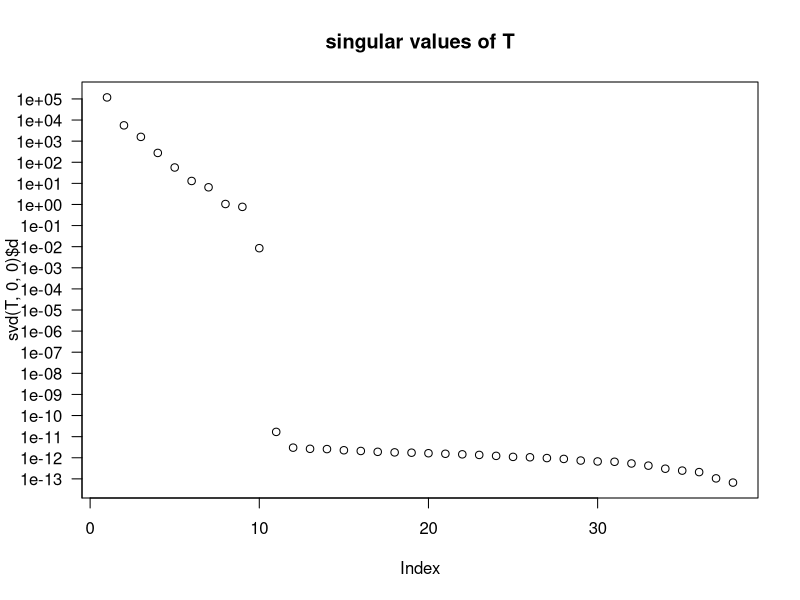

Generate this figure with R:
library(robustbase)


### Name: fullRank
### Title: Remove Columns (or Rows) From a Matrix to Make It Full Rank
### Aliases: fullRank
### Keywords: algebra array

### ** Examples

stopifnot(identical(fullRank(wood), wood))

## More sophisticated and delicate
dim(T <- tcrossprod(data.matrix(toxicity))) # 38 x 38
dim(T. <- fullRank(T)) # 38 x 10
if(requireNamespace("Matrix")) {
  rMmeths <- eval(formals(Matrix::rankMatrix)$method)
  rT. <- sapply(rMmeths, function(.m.) Matrix::rankMatrix(T., method = .m.))
  print(rT.) # "qr" (= "qrLinpack"): 13,  others rather 10
}
dim(T.2 <- fullRank(T, tol = 1e-15))# 38 x 18
dim(T.3 <- fullRank(T, tol = 1e-12))# 38 x 13
dim(T.3 <- fullRank(T, tol = 1e-10))# 38 x 13
dim(T.3 <- fullRank(T, tol = 1e-8 ))# 38 x 12
dim(T.) # default from above          38 x 10
dim(T.3 <- fullRank(T, tol = 1e-5 ))# 38 x 10 -- still

plot(svd(T, 0,0)$d, log="y", main = "singular values of T", yaxt="n")
axis(2, at=10^(-14:5), las=1)
## pretty clearly indicates that  rank 10  is "correct" here.
